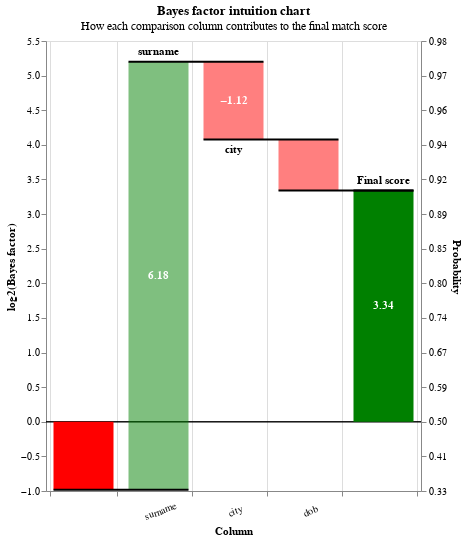

Here is the notebook cell this chart was saved with:
### Markdown cell above
You can  generate a chart report which explains how the match probability was computed for an individual comparison row.  

Note that you need to convert the row to a dictionary for this to work

This uses the Bayes factor to show the relative influence on the final match probability of the λ parameter, and each comparison column for an individual comparison row.

Columns that have no influence on the match score (due to missing data) are not shown.

### Code cell
from splink.intuition import bayes_factor_intuition_chart
sample = df_e.toPandas().sample(1)
row_dict = sample.to_dict(orient="records")[0]
display(sample)
bayes_factor_intuition_chart(row_dict, model)

### Figure 1 — Vega-Lite specification as saved in the notebook (floating-point values rounded to 4 significant figures)
{"$schema": "https://vega.github.io/schema/vega-lite/v4.8.1.json", "config": {"view": {"continuousHeight": 300, "continuousWidth": 400}}, "data": {"name": "data-e24c1158cc44fcd1a8910d420f4a8b2d"}, "datasets": {"data-e24c1158cc44fcd1a8910d420f4a8b2d": [{"bayes_factor": 0.5063, "column_name": "Prior lambda", "gamma_column_name": "nan", "gamma_index": "nan", "index": 0, "level_name": "nan", "level_proportion": "nan", "log2_bayes_factor": -0.9819, "m_probability": "nan", "max_gamma_index": "nan", "num_levels": "nan", "u_probability": "nan", "value_l": "nan", "value_r": "nan"}, {"bayes_factor": 72.64, "column_name": "surname", "gamma_column_name": "gamma_surname", "gamma_index": 1, "index": 1, "level_name": "level_1", "level_proportion": 0.09861, "log2_bayes_factor": 6.183, "m_probability": 0.2856, "max_gamma_index": 2, "num_levels": 3, "u_probability": 0.003932, "value_l": "Griffihs", "value_r": "Griffiths"}, {"bayes_factor": 0.4592, "column_name": "city", "gamma_column_name": "gamma_city", "gamma_index": 0, "index": 2, "level_name": "level_0", "level_proportion": 0.7731, "log2_bayes_factor": -1.123, "m_probability": 0.4339, "max_gamma_index": 1, "num_levels": 2, "u_probability": 0.9449, "value_l": "Plyoutm", "value_r": "Plymouth"}, {"bayes_factor": 0.5994, "column_name": "dob", "gamma_column_name": "gamma_dob", "gamma_index": 0, "index": 3, "level_name": "level_0", "level_proportion": 0.8638, "log2_bayes_factor": -0.7385, "m_probability": 0.5983, "max_gamma_index": 1, "num_levels": 2, "u_probability": 0.9983, "value_l": "2009-04-07", "value_r": "2008-05-07"}, {"bayes_factor": 1, "column_name": "email", "gamma_column_name": "gamma_email", "gamma_index": -1, "index": 4, "level_name": "level_-1", "level_proportion": 1, "log2_bayes_factor": 0, "m_probability": 1, "max_gamma_index": 1, "num_levels": 2, "u_probability": 1, "value_l": "None", "value_r": "a.griffiths@garner-bridges.com"}, {"bayes_factor": 10.12, "column_name": "Final score", "gamma_column_name": "nan", "gamma_index": "nan", "index": 5, "level_name": "nan", "level_proportion": "nan", "log2_bayes_factor": 3.34, "m_probability": "nan", "max_gamma_index": "nan", "num_levels": "nan", "u_probability": "nan", "value_l": "nan", "value_r": "nan"}]}, "height": 450, "layer": [{"layer": [{"encoding": {"color": {"value": "black"}, "size": {"value": 0.5}, "y": {"field": "zero", "type": "quantitative"}}, "mark": "rule"}, {"encoding": {"color": {"condition": {"test": "(datum.log2_bayes_factor < 0)", "value": "red"}, "value": "green"}, "opacity": {"condition": {"test": "datum.column_name == 'Prior lambda' || datum.column_name == 'Final score'", "value": 1}, "value": 0.5}, "tooltip": [{"field": "column_name", "title": "Comparison column", "type": "nominal"}, {"field": "value_l", "title": "Value (L)", "type": "nominal"}, {"field": "value_r", "title": "Value (R)", "type": "nominal"}, {"field": "gamma_index", "title": "Gamma level", "type": "nominal"}, {"field": "max_gamma_index", "title": "Max gamma level", "type": "nominal"}, {"field": "bayes_factor", "format": ".3r", "title": "Bayes factor", "type": "quantitative"}, {"field": "log2_bayes_factor", "format": ".3r", "title": "log2(Bayes factor)", "type": "quantitative"}, {"field": "prob", "format": ".3r", "title": "Adjusted match score", "type": "quantitative"}], "x": {"axis": {"grid": true, "labelAlign": "center", "labelAngle": -20, "labelExpr": "datum.value == 'Prior lambda' || datum.value == 'Final score' ? '' : datum.value", "labelPadding": 10, "tickBand": "extent", "title": "Column"}, "field": "column_name", "sort": null, "type": "nominal"}, "y": {"axis": {"grid": false, "orient": "left", "title": "log2(Bayes factor)"}, "field": "previous_sum", "type": "quantitative"}, "y2": {"field": "sum"}}, "mark": {"type": "bar", "width": 60}}, {"encoding": {"color": {"value": "white"}, "text": {"condition": {"field": "log2_bayes_factor", "format": ".2f", "test": "abs(datum.log2_bayes_factor) > 1", "type": "nominal"}, "value": ""}, "x": {"axis": {"labelAngle": 0, "title": "Column"}, "field": "column_name", "sort": null, "type": "nominal"}, "y": {"axis": {"orient": "left"}, "field": "center", "type": "quantitative"}}, "mark": {"fontWeight": "bold", "type": "text"}}, {"encoding": {"color": {"value": "black"}, "text": {"condition": {"field": "top_label", "test": "abs(datum.log2_bayes_factor) > 1", "type": "nominal"}, "value": ""}, "x": {"axis": {"labelAngle": 0, "title": "Column"}, "field": "column_name", "sort": null, "type": "nominal"}, "y": {"field": "sum_top", "type": "quantitative"}}, "mark": {"baseline": "bottom", "dy": -5, "fontWeight": "bold", "type": "text"}}, {"encoding": {"color": {"value": "black"}, "text": {"condition": {"field": "bottom_label", "test": "abs(datum.log2_bayes_factor) > 1", "type": "nominal"}, "value": ""}, "x": {"axis": {"labelAngle": 0, "title": "Column"}, "field": "column_name", "sort": null, "type": "nominal"}, "y": {"field": "sum_bottom", "type": "quantitative"}}, "mark": {"baseline": "top", "dy": 5, "fontWeight": "bold", "type": "text"}}]}, {"encoding": {"x": {"axis": {"labelAngle": 0, "title": "Column"}, "field": "column_name", "sort": null, "type": "nominal"}, "x2": {"field": "lead"}, "y": {"axis": {"labelExpr": "format(1 / (1 + pow(2, -1*datum.value)), '.2r')", "orient": "right", "title": "Probability"}, "field": "sum", "scale": {"zero": false}, "type": "quantitative"}}, "mark": {"color": "black", "strokeWidth": 2, "type": "rule", "x2Offset": 30, "xOffset": -30}}], "resolve": {"axis": {"y": "independent"}}, "title": {"subtitle": "How each comparison column contributes to the final match score", "text": "Bayes factor intuition chart"}, "transform": [{"filter": "(datum.bayes_factor !== 1.0)"}, {"frame": [null, 0], "window": [{"as": "sum", "field": "log2_bayes_factor", "op": "sum"}, {"as": "lead", "field": "column_name", "op": "lead"}]}, {"as": "sum", "calculate": "datum.column_name === \"Final score\" ? datum.sum - datum.log2_bayes_factor : datum.sum"}, {"as": "lead", "calculate": "datum.lead === null ? datum.column_name : datum.lead"}, {"as": "previous_sum", "calculate": "datum.column_name === \"Final score\" || datum.column_name === \"Prior lambda\" ? 0 : datum.sum - datum.log2_bayes_factor"}, {"as": "top_label", "calculate": "datum.sum > datum.previous_sum ? datum.column_name : \"\""}, {"as": "bottom_label", "calculate": "datum.sum < datum.previous_sum ? datum.column_name : \"\""}, {"as": "sum_top", "calculate": "datum.sum > datum.previous_sum ? datum.sum : datum.previous_sum"}, {"as": "sum_bottom", "calculate": "datum.sum < datum.previous_sum ? datum.sum : datum.previous_sum"}, {"as": "center", "calculate": "(datum.sum + datum.previous_sum) / 2"}, {"as": "text_log2_bayes_factor", "calculate": "(datum.log2_bayes_factor > 0 ? \"+\" : \"\") + datum.log2_bayes_factor"}, {"as": "dy", "calculate": "datum.sum < datum.previous_sum ? 4 : -4"}, {"as": "baseline", "calculate": "datum.sum < datum.previous_sum ? \"top\" : \"bottom\""}, {"as": "prob", "calculate": "1. / (1 + pow(2, -1.*datum.sum))"}, {"as": "zero", "calculate": "0*datum.sum"}], "width": {"step": 75}}
